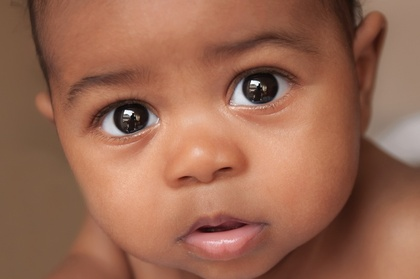
%> input picture Digital Image Processing/HW_2/baby2.jpg, 420 x 279 px, shrunk from 800 x 531 before the run
$ octave HW2_Q2.m   (GNU Octave 9; MATLAB toolbox functions it lacks are replaced by stand-ins)
%> lines starting %> are read from the running program, lines starting %| are printed output that depends on the picture
clear all
close all
clc
L=16;
b2=imread('baby2.jpg');
%> b2 is the input picture: size 279x420x3 uint8; mean R, G, B 154.3, 104.4, 82.4
b2g=rgb2gray(b2);
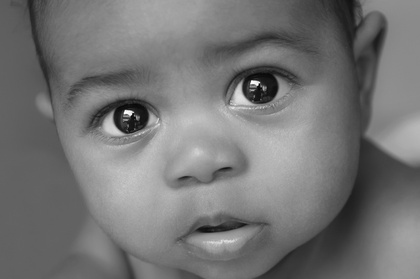
%> b2g: size 279x420 uint8; min 0, max 255, mean 116.8
figure
imshow(b2g,[])
title('baby2 original picture')

for i=0:255
   hist(i+1) = length(find(b2g == i));
end
%> after the loop, hist = 256 values, max 6946 at index 99, min 0 at index 2, mean 457.7
figure,plot(hist,'LineWidth',2),title('Histogram of orginal Image')
%> after `title('Histogram of orginal Image')`:
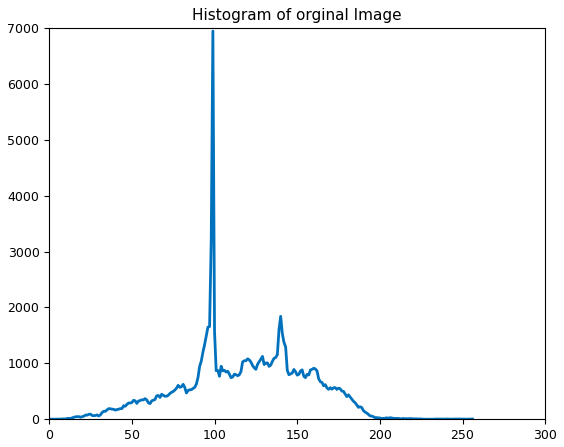
%> figure redrawn from the program's plot data; curve peaks at x = 99, y = 6946

%% uniform quantization
f_uniform=fix(b2g/(256/L))*16;
figure,imshow(f_uniform)
title(['uniform quantization with ',num2str(L),' level'])
r_uniform=0:16:240
for i=1:length(r_uniform)
    hist_uniform(i) = length(find( f_uniform == r_uniform(i) ));
end
%> after the loop, hist_uniform = [10 617 1962 4301 6008 8623 25860 13972 16096 17409 12261 7766 1947 239 62 35]
figure, plot(r_uniform,hist_uniform,'b'),hold on
plot(r_uniform,hist_uniform,'k.','MarkerSize',30) %histogram of uniform quantization
title('histogram of picture after uniform Quamtization')
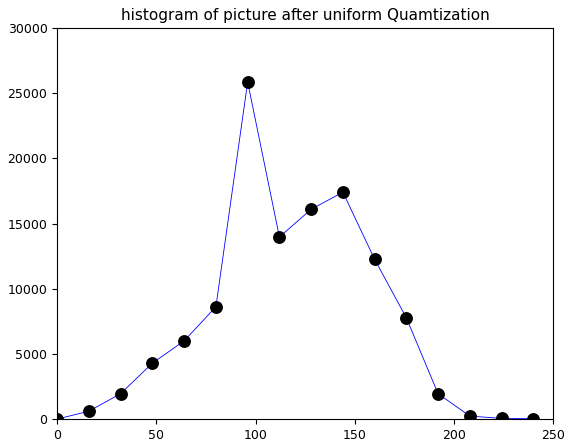
%> figure redrawn from the program's plot data; curve peaks at x = 96, y = 25860
ti=fix([0:255/L:255]);
disp('ti of uniform quantization')
disp(ti)
[M,N]=size(f_uniform);
%> M = 279; N = 420
%% Max lloyd quantization
p=0;
h=imhist(b2g);
%> h has the same summary as hist
error=100;
while error>.1
    p=p+1;
    for i=1:L
        v=h(fix(ti(i):ti(i+1))+1);
        r(i)=[ti(i):ti(i+1)]*v/sum(v);
    end

    for j=2:L
        tt(j)=.5*(r(j-1)+r(j));
    end

    tt(L+1)=255;
    error=sum((tt-ti).^2);
    ti=tt;
    if error<.1
        break;
    end

end
%> this loop made 54 passes
%> error on passes 1 to 12: 29.91, 25.68, 23.04, 21.67, 22.58, 14.18, 12.89, 11.92, 11.92, 11.24, 10.59, 6.06
%> after the loop, p = 54; r = [21.42 37.22 51.17 63.95 76.62 88.57 97.76 107.2 117.9 128 138.6 148.8 159 170.7 183.3 210.8]; tt = 17 values from 0 to 255

f_LLoyd = zeros(M,N);
for l=2:L+1
    temp = find( ti(l-1)<b2g & b2g < ti(l));
    f_LLoyd(temp) = fix(r(l-1));
end
figure
imshow(f_LLoyd,[])
title(['LLoyd-max quantization with ',num2str(L),' level'])
fix_r = fix(r);
%> fix_r = [21 37 51 63 76 88 97 107 117 128 138 148 158 170 183 210]
for i=1:length(fix_r)
    hist_LLoyd(i) = length(find( f_LLoyd == fix_r(i) ));
end
%> this loop made 16 passes
%> after the loop, hist_LLoyd = [1046 2514 4043 4866 6364 8589 19011 8294 9671 10924 12908 8278 8834 6674 4769 391]
figure, plot(fix_r,hist_LLoyd,'r'),hold on
plot(fix_r,hist_LLoyd,'k.','MarkerSize',30),title('histogram of picture after maxlloyd quantization')
%> after `title('histogram of picture after maxlloyd quantization')`:
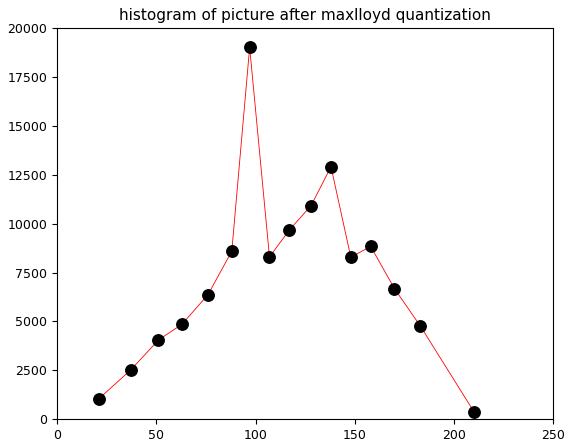
%> figure redrawn from the program's plot data; curve peaks at x = 97, y = 19011
disp('ti of max lloyd quantization')
disp(fix(ti));
%|  Columns 1 through 13:
%|      0    29    44    57    70    82    93   102   112   122   133   143   153
%|  Columns 14 through 17:
%|    164   176   197   255
disp('ri of max lloyd quantization')
disp(r);
%|  Columns 1 through 8:
%|     21.423    37.217    51.169    63.954    76.617    88.575    97.764   107.237
%|  Columns 9 through 16:
%|    117.874   128.042   138.650   148.848   158.970   170.664   183.254   210.782
[M,N] = size(b2g);

f=zeros(M,N);
for i=0:255
   temp = find(b2g==i);
   f(temp) = i;
end
%> this loop made 256 passes
%> temp on passes 1, 5, 7: 72346, [37504; 72908], [33309; 34424]
f_uniform1 =zeros(M,N);
for i=0:16:240
   temp =  find(f_uniform==i);
   f_uniform1(temp) = i;
end


error_LLoyd =    ((norm(f(:)-f_LLoyd(:)))/norm(f(:)))*100;
%> error_LLoyd = 2.83

error_Uniform =  ((norm(f(:)-f_uniform1(:)))/norm(f(:)))*100;
%> error_Uniform = 4.18
